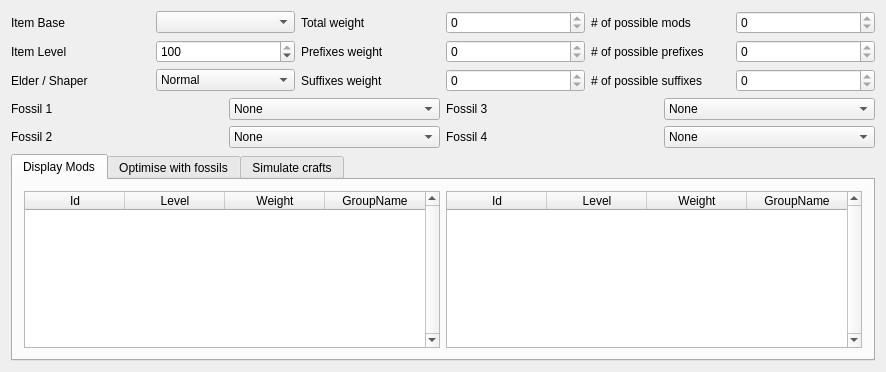
<?xml version="1.0" encoding="UTF-8"?>
<ui version="4.0">
 <class>MainWindow</class>
 <widget class="QMainWindow" name="MainWindow">
  <property name="sizePolicy">
   <sizepolicy hsizetype="Expanding" vsizetype="Expanding">
    <horstretch>0</horstretch>
    <verstretch>3</verstretch>
   </sizepolicy>
  </property>
  <property name="windowTitle">
   <string>POE Crafting Shenanigans</string>
  </property>
  <widget class="QWidget" name="centralWidget">
   <property name="sizePolicy">
    <sizepolicy hsizetype="Preferred" vsizetype="Preferred">
     <horstretch>0</horstretch>
     <verstretch>0</verstretch>
    </sizepolicy>
   </property>
   <layout class="QVBoxLayout" name="verticalLayout">
    <item>
     <layout class="QGridLayout" name="headerLayout">
      <item row="0" column="5">
       <widget class="QSpinBox" name="totalCountBox">
        <property name="readOnly">
         <bool>true</bool>
        </property>
        <property name="maximum">
         <number>1000</number>
        </property>
       </widget>
      </item>
      <item row="2" column="1">
       <widget class="QComboBox" name="shaperElderBox">
        <item>
         <property name="text">
          <string>Normal</string>
         </property>
        </item>
        <item>
         <property name="text">
          <string>Shaper</string>
         </property>
        </item>
        <item>
         <property name="text">
          <string>Elder</string>
         </property>
        </item>
       </widget>
      </item>
      <item row="2" column="3">
       <widget class="QSpinBox" name="suffixWeightBox">
        <property name="readOnly">
         <bool>true</bool>
        </property>
        <property name="maximum">
         <number>1000000000</number>
        </property>
       </widget>
      </item>
      <item row="1" column="4">
       <widget class="QLabel" name="label_8">
        <property name="text">
         <string># of possible prefixes</string>
        </property>
       </widget>
      </item>
      <item row="0" column="2">
       <widget class="QLabel" name="label_4">
        <property name="text">
         <string>Total weight</string>
        </property>
       </widget>
      </item>
      <item row="0" column="1">
       <widget class="QComboBox" name="itemBaseBox"/>
      </item>
      <item row="2" column="2">
       <widget class="QLabel" name="label_7">
        <property name="text">
         <string>Suffixes weight</string>
        </property>
       </widget>
      </item>
      <item row="1" column="3">
       <widget class="QSpinBox" name="prefixWeightBox">
        <property name="readOnly">
         <bool>true</bool>
        </property>
        <property name="maximum">
         <number>1000000000</number>
        </property>
       </widget>
      </item>
      <item row="1" column="0">
       <widget class="QLabel" name="label_2">
        <property name="text">
         <string>Item Level</string>
        </property>
       </widget>
      </item>
      <item row="0" column="0">
       <widget class="QLabel" name="label">
        <property name="text">
         <string>Item Base</string>
        </property>
       </widget>
      </item>
      <item row="2" column="0">
       <widget class="QLabel" name="label_3">
        <property name="text">
         <string>Elder / Shaper</string>
        </property>
       </widget>
      </item>
      <item row="2" column="4">
       <widget class="QLabel" name="label_9">
        <property name="text">
         <string># of possible suffixes</string>
        </property>
       </widget>
      </item>
      <item row="0" column="4">
       <widget class="QLabel" name="label_5">
        <property name="text">
         <string># of possible mods</string>
        </property>
       </widget>
      </item>
      <item row="1" column="1">
       <widget class="QSpinBox" name="levelBox">
        <property name="minimum">
         <number>1</number>
        </property>
        <property name="maximum">
         <number>100</number>
        </property>
        <property name="value">
         <number>100</number>
        </property>
       </widget>
      </item>
      <item row="1" column="2">
       <widget class="QLabel" name="label_6">
        <property name="text">
         <string>Prefixes weight</string>
        </property>
       </widget>
      </item>
      <item row="0" column="3">
       <widget class="QSpinBox" name="totalWeightBox">
        <property name="readOnly">
         <bool>true</bool>
        </property>
        <property name="maximum">
         <number>1000000000</number>
        </property>
       </widget>
      </item>
      <item row="2" column="5">
       <widget class="QSpinBox" name="suffixCountBox">
        <property name="readOnly">
         <bool>true</bool>
        </property>
        <property name="maximum">
         <number>1000</number>
        </property>
       </widget>
      </item>
      <item row="1" column="5">
       <widget class="QSpinBox" name="prefixCountBox">
        <property name="readOnly">
         <bool>true</bool>
        </property>
        <property name="maximum">
         <number>1000</number>
        </property>
       </widget>
      </item>
     </layout>
    </item>
    <item>
     <layout class="QGridLayout" name="fossilLayout">
      <property name="sizeConstraint">
       <enum>QLayout::SetMinAndMaxSize</enum>
      </property>
      <item row="0" column="1">
       <widget class="QComboBox" name="fossilBox_1">
        <item>
         <property name="text">
          <string>None</string>
         </property>
        </item>
       </widget>
      </item>
      <item row="1" column="2">
       <widget class="QLabel" name="label_14">
        <property name="text">
         <string>Fossil 4</string>
        </property>
       </widget>
      </item>
      <item row="0" column="0">
       <widget class="QLabel" name="label_10">
        <property name="text">
         <string>Fossil 1</string>
        </property>
       </widget>
      </item>
      <item row="1" column="1">
       <widget class="QComboBox" name="fossilBox_2">
        <item>
         <property name="text">
          <string>None</string>
         </property>
        </item>
       </widget>
      </item>
      <item row="1" column="0">
       <widget class="QLabel" name="label_12">
        <property name="text">
         <string>Fossil 2</string>
        </property>
       </widget>
      </item>
      <item row="0" column="2">
       <widget class="QLabel" name="label_13">
        <property name="text">
         <string>Fossil 3</string>
        </property>
       </widget>
      </item>
      <item row="0" column="3">
       <widget class="QComboBox" name="fossilBox_3">
        <item>
         <property name="text">
          <string>None</string>
         </property>
        </item>
       </widget>
      </item>
      <item row="1" column="3">
       <widget class="QComboBox" name="fossilBox_4">
        <item>
         <property name="text">
          <string>None</string>
         </property>
        </item>
       </widget>
      </item>
     </layout>
    </item>
    <item>
     <widget class="QTabWidget" name="tabWidget">
      <property name="currentIndex">
       <number>0</number>
      </property>
      <widget class="QWidget" name="displayTab">
       <attribute name="title">
        <string>Display Mods</string>
       </attribute>
       <layout class="QVBoxLayout" name="verticalLayout_2">
        <item>
         <layout class="QHBoxLayout" name="tableLayout">
          <property name="sizeConstraint">
           <enum>QLayout::SetDefaultConstraint</enum>
          </property>
          <item>
           <widget class="QTableWidget" name="prefixTable">
            <property name="sizePolicy">
             <sizepolicy hsizetype="Expanding" vsizetype="Expanding">
              <horstretch>0</horstretch>
              <verstretch>0</verstretch>
             </sizepolicy>
            </property>
            <property name="verticalScrollBarPolicy">
             <enum>Qt::ScrollBarAlwaysOn</enum>
            </property>
            <property name="horizontalScrollBarPolicy">
             <enum>Qt::ScrollBarAsNeeded</enum>
            </property>
            <property name="sizeAdjustPolicy">
             <enum>QAbstractScrollArea::AdjustToContents</enum>
            </property>
            <property name="editTriggers">
             <set>QAbstractItemView::NoEditTriggers</set>
            </property>
            <property name="sortingEnabled">
             <bool>true</bool>
            </property>
            <attribute name="horizontalHeaderCascadingSectionResizes">
             <bool>false</bool>
            </attribute>
            <attribute name="horizontalHeaderMinimumSectionSize">
             <number>26</number>
            </attribute>
            <attribute name="horizontalHeaderStretchLastSection">
             <bool>false</bool>
            </attribute>
            <column>
             <property name="text">
              <string>Id</string>
             </property>
            </column>
            <column>
             <property name="text">
              <string>Level</string>
             </property>
            </column>
            <column>
             <property name="text">
              <string>Weight</string>
             </property>
            </column>
            <column>
             <property name="text">
              <string>GroupName</string>
             </property>
            </column>
           </widget>
          </item>
          <item>
           <widget class="QTableWidget" name="suffixTable">
            <property name="enabled">
             <bool>true</bool>
            </property>
            <property name="sizePolicy">
             <sizepolicy hsizetype="Expanding" vsizetype="Expanding">
              <horstretch>0</horstretch>
              <verstretch>0</verstretch>
             </sizepolicy>
            </property>
            <property name="verticalScrollBarPolicy">
             <enum>Qt::ScrollBarAlwaysOn</enum>
            </property>
            <property name="horizontalScrollBarPolicy">
             <enum>Qt::ScrollBarAsNeeded</enum>
            </property>
            <property name="sizeAdjustPolicy">
             <enum>QAbstractScrollArea::AdjustToContents</enum>
            </property>
            <property name="editTriggers">
             <set>QAbstractItemView::NoEditTriggers</set>
            </property>
            <property name="sortingEnabled">
             <bool>true</bool>
            </property>
            <attribute name="horizontalHeaderCascadingSectionResizes">
             <bool>false</bool>
            </attribute>
            <attribute name="horizontalHeaderMinimumSectionSize">
             <number>26</number>
            </attribute>
            <attribute name="horizontalHeaderStretchLastSection">
             <bool>false</bool>
            </attribute>
            <column>
             <property name="text">
              <string>Id</string>
             </property>
            </column>
            <column>
             <property name="text">
              <string>Level</string>
             </property>
            </column>
            <column>
             <property name="text">
              <string>Weight</string>
             </property>
            </column>
            <column>
             <property name="text">
              <string>GroupName</string>
             </property>
            </column>
           </widget>
          </item>
         </layout>
        </item>
       </layout>
      </widget>
      <widget class="QWidget" name="optimiseFossilTab">
       <attribute name="title">
        <string>Optimise with fossils</string>
       </attribute>
       <layout class="QVBoxLayout" name="verticalLayout_3">
        <item>
         <layout class="QHBoxLayout" name="horizontalLayout">
          <item>
           <widget class="QLabel" name="label_11">
            <property name="sizePolicy">
             <sizepolicy hsizetype="Maximum" vsizetype="Preferred">
              <horstretch>0</horstretch>
              <verstretch>0</verstretch>
             </sizepolicy>
            </property>
            <property name="text">
             <string>Included fossils</string>
            </property>
           </widget>
          </item>
          <item>
           <layout class="QGridLayout" name="includedFossilsLayout"/>
          </item>
          <item>
           <layout class="QGridLayout" name="gridLayout">
            <item row="0" column="2">
             <widget class="QComboBox" name="optimiseModBox"/>
            </item>
            <item row="0" column="1">
             <widget class="QLabel" name="label_16">
              <property name="text">
               <string>Mod to optimise</string>
              </property>
             </widget>
            </item>
            <item row="1" column="2">
             <widget class="QSpinBox" name="maxFossilsBox">
              <property name="minimum">
               <number>1</number>
              </property>
              <property name="maximum">
               <number>4</number>
              </property>
              <property name="value">
               <number>4</number>
              </property>
             </widget>
            </item>
            <item row="1" column="1">
             <widget class="QLabel" name="label_15">
              <property name="text">
               <string>Max number of fossils</string>
              </property>
             </widget>
            </item>
           </layout>
          </item>
         </layout>
        </item>
        <item>
         <widget class="QPushButton" name="optimiseButton">
          <property name="text">
           <string>Start optimising !</string>
          </property>
         </widget>
        </item>
        <item>
         <widget class="QTableWidget" name="fossilTable">
          <property name="sizePolicy">
           <sizepolicy hsizetype="MinimumExpanding" vsizetype="Expanding">
            <horstretch>0</horstretch>
            <verstretch>0</verstretch>
           </sizepolicy>
          </property>
          <property name="sizeAdjustPolicy">
           <enum>QAbstractScrollArea::AdjustToContents</enum>
          </property>
          <property name="editTriggers">
           <set>QAbstractItemView::NoEditTriggers</set>
          </property>
          <property name="sortingEnabled">
           <bool>true</bool>
          </property>
          <attribute name="horizontalHeaderShowSortIndicator" stdset="0">
           <bool>true</bool>
          </attribute>
          <attribute name="horizontalHeaderStretchLastSection">
           <bool>true</bool>
          </attribute>
          <column>
           <property name="text">
            <string>Fossil 1</string>
           </property>
          </column>
          <column>
           <property name="text">
            <string>Fossil 2</string>
           </property>
          </column>
          <column>
           <property name="text">
            <string>Fossil 3</string>
           </property>
          </column>
          <column>
           <property name="text">
            <string>Fossil 4</string>
           </property>
          </column>
          <column>
           <property name="text">
            <string>Percentage</string>
           </property>
          </column>
         </widget>
        </item>
       </layout>
      </widget>
      <widget class="QWidget" name="simulateTab">
       <attribute name="title">
        <string>Simulate crafts</string>
       </attribute>
       <widget class="QWidget" name="formLayoutWidget">
        <property name="geometry">
         <rect>
          <x>0</x>
          <y>20</y>
          <width>611</width>
          <height>211</height>
         </rect>
        </property>
        <layout class="QFormLayout" name="formLayout">
         <item row="0" column="0">
          <widget class="QLabel" name="label_17">
           <property name="text">
            <string>Mod 1 to observe</string>
           </property>
          </widget>
         </item>
         <item row="0" column="1">
          <widget class="QComboBox" name="simulateModBox_1"/>
         </item>
         <item row="1" column="0">
          <widget class="QLabel" name="label_19">
           <property name="text">
            <string>Mod 2 to observe</string>
           </property>
          </widget>
         </item>
         <item row="1" column="1">
          <widget class="QComboBox" name="simulateModBox_2"/>
         </item>
         <item row="2" column="0">
          <widget class="QLabel" name="label_20">
           <property name="text">
            <string>Number of simulated craft</string>
           </property>
          </widget>
         </item>
         <item row="2" column="1">
          <widget class="QSpinBox" name="simulateNumberBox">
           <property name="minimum">
            <number>1000</number>
           </property>
           <property name="maximum">
            <number>1000000</number>
           </property>
           <property name="singleStep">
            <number>1000</number>
           </property>
           <property name="value">
            <number>100000</number>
           </property>
          </widget>
         </item>
         <item row="3" column="0">
          <widget class="QLabel" name="label_23">
           <property name="text">
            <string>Optional</string>
           </property>
          </widget>
         </item>
         <item row="3" column="1">
          <widget class="QPushButton" name="simulateExportButton">
           <property name="text">
            <string>Select JSON save destination</string>
           </property>
          </widget>
         </item>
        </layout>
       </widget>
       <widget class="QPushButton" name="simulateButton">
        <property name="geometry">
         <rect>
          <x>650</x>
          <y>50</y>
          <width>201</width>
          <height>111</height>
         </rect>
        </property>
        <property name="text">
         <string>Simulate Craft</string>
        </property>
       </widget>
       <widget class="QWidget" name="formLayoutWidget_2">
        <property name="geometry">
         <rect>
          <x>90</x>
          <y>280</y>
          <width>371</width>
          <height>201</height>
         </rect>
        </property>
        <layout class="QFormLayout" name="formLayout_2">
         <item row="0" column="0">
          <widget class="QLabel" name="label_18">
           <property name="text">
            <string>Mod 1 number</string>
           </property>
          </widget>
         </item>
         <item row="1" column="0">
          <widget class="QLabel" name="label_21">
           <property name="text">
            <string>Mod 2 number</string>
           </property>
          </widget>
         </item>
         <item row="2" column="0">
          <widget class="QLabel" name="label_22">
           <property name="text">
            <string>Mod 1 and 2 number</string>
           </property>
          </widget>
         </item>
         <item row="0" column="1">
          <widget class="QSpinBox" name="simulateResultBox_1">
           <property name="readOnly">
            <bool>true</bool>
           </property>
           <property name="suffix">
            <string/>
           </property>
           <property name="maximum">
            <number>10000000</number>
           </property>
          </widget>
         </item>
         <item row="1" column="1">
          <widget class="QSpinBox" name="simulateResultBox_2">
           <property name="readOnly">
            <bool>true</bool>
           </property>
           <property name="suffix">
            <string/>
           </property>
           <property name="maximum">
            <number>10000000</number>
           </property>
          </widget>
         </item>
         <item row="2" column="1">
          <widget class="QSpinBox" name="simulateResultBox_1_2">
           <property name="readOnly">
            <bool>true</bool>
           </property>
           <property name="suffix">
            <string/>
           </property>
           <property name="maximum">
            <number>10000000</number>
           </property>
          </widget>
         </item>
        </layout>
       </widget>
      </widget>
     </widget>
    </item>
   </layout>
  </widget>
 </widget>
 <layoutdefault spacing="6" margin="11"/>
 <resources/>
 <connections/>
</ui>
